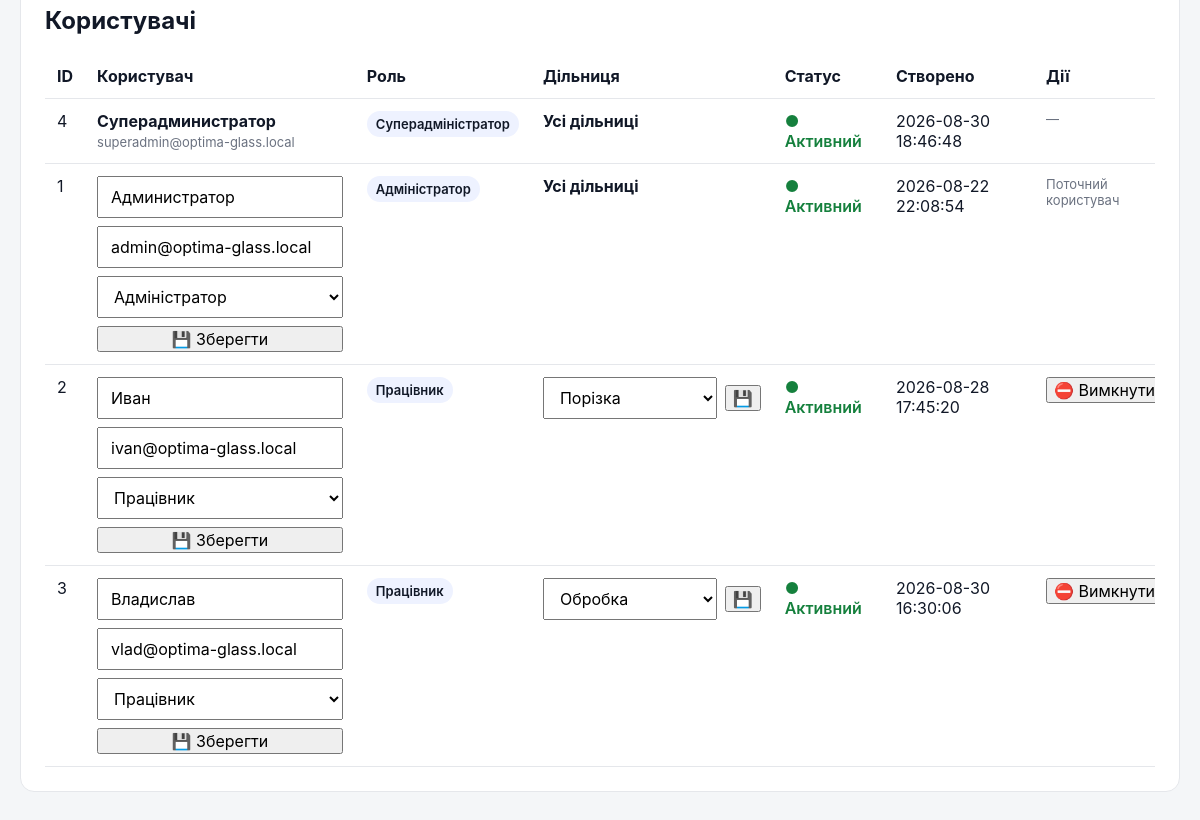
The app's page /employees.php (signed in, lower part), older data.
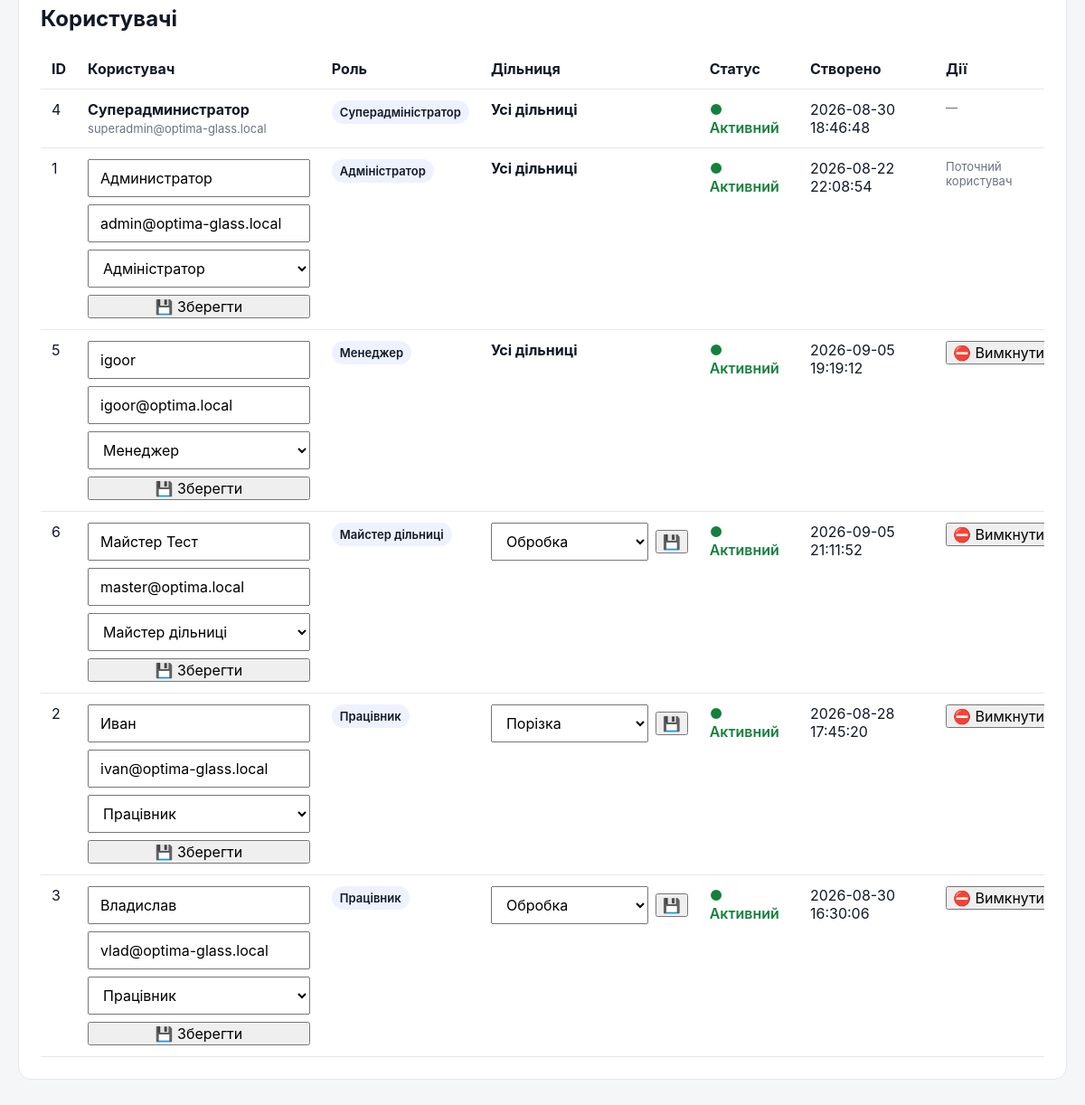
The same page, newer data.
### tables this page shows
CREATE TABLE users (
        id INTEGER PRIMARY KEY AUTOINCREMENT,
        name TEXT NOT NULL,
        email TEXT NOT NULL UNIQUE,
        password TEXT NOT NULL,
        role TEXT NOT NULL DEFAULT 'employee',
        active INTEGER NOT NULL DEFAULT 1,
        created_at TEXT NOT NULL DEFAULT CURRENT_TIMESTAMP
    , stage_id INTEGER REFERENCES production_stages(id));

CREATE TABLE production_stages (
    id INTEGER PRIMARY KEY AUTOINCREMENT,
    name TEXT NOT NULL UNIQUE,
    active INTEGER NOT NULL DEFAULT 1,
    created_at TEXT NOT NULL DEFAULT CURRENT_TIMESTAMP
, execution_mode TEXT NOT NULL DEFAULT 'single');

### src/auth.php (called while the page is built, shortened)
<?php
require_once __DIR__ . '/db.php';
function current_user(): ?array
{
    global $db;
    $stmt = $db->prepare("
        SELECT
            u.id,
            u.name,
            u.email,
            u.role,
            u.active,
            u.stage_id,
            ps.name AS stage_name
        FROM users u
        LEFT JOIN production_stages ps
            ON ps.id = u.stage_id
        WHERE u.id = :id
          AND u.active = 1
        LIMIT 1
    ");
    $stmt->execute([
        ':id' => (int) $_SESSION['user_id'],
    ]);
    $user = $stmt->fetch(PDO::FETCH_ASSOC);
    return $user;
}
function require_user(): array
{
    $user = current_user();
    return $user;
}

### src/permissions.php (called while the page is built, shortened)
<?php
function isSuperAdmin(?array $user = null): bool
{
    $user ??= permissionUser();
    return ($user['role'] ?? '') === 'superadmin';
}
function userRoleId(
    PDO $db,
    array $user
): ?int {
    $role = $user['role'] ?? '';
    $stmt = $db->prepare("
        SELECT id
        FROM roles
        WHERE name = :name
          AND active = 1
        LIMIT 1
    ");
    $stmt->execute([
        ':name' =>
            $role,
    ]);
    $roleId =
        $stmt->fetchColumn();
    return (int) $roleId;
}
function permissionId(
    PDO $db,
    string $permission
): ?int {
    $stmt = $db->prepare("
        SELECT id
        FROM permissions
        WHERE code = :code
          AND active = 1
        LIMIT 1
    ");
    $stmt->execute([
        ':code' =>
            $permission,
    ]);
    $permissionId =
        $stmt->fetchColumn();
    return (int) $permissionId;
}
function can(
    string $permission,
    ?array $user = null
): bool {
    global $db;
    $user ??= permissionUser();
    $permissionId =
        permissionId(
            $db,
            $permission
        );
    $userId =
        (int) $user['id'];
    $userPermissionStmt =
        $db->prepare("
            SELECT
                allowed
            FROM user_permissions
            WHERE user_id = :user_id
              AND permission_id = :permission_id
            LIMIT 1
        ");
    $userPermissionStmt->execute([
        ':user_id' =>
            $userId,
        ':permission_id' =>
            $permissionId,
    ]);
    $userPermission =
        $userPermissionStmt->fetchColumn();
    $roleId =
        userRoleId(
            $db,
            $user
        );
    $rolePermissionStmt =
        $db->prepare("
            SELECT
                allowed
            FROM role_permissions
            WHERE role_id = :role_id
              AND permission_id = :permission_id
            LIMIT 1
        ");
    $rolePermissionStmt->execute([
        ':role_id' =>
            $roleId,
        ':permission_id' =>
            $permissionId,
    ]);
    $rolePermission =
        $rolePermissionStmt->fetchColumn();
    return (int) $rolePermission === 1;
}

### public/employees.php (the view, shortened to what the changed rows need)
<?php
require __DIR__ . '/../src/auth.php';
require __DIR__ . '/../src/permissions.php';
$currentUser = require_user();
function e(?string $value): string
{
    return htmlspecialchars($value ?? '', ENT_QUOTES, 'UTF-8');
}
function roleLabel(string $role): string
{
    return match ($role) {
        'superadmin'      => 'Суперадміністратор',
        'admin'           => 'Адміністратор',
        'manager'         => 'Менеджер',
        'section_manager' => 'Майстер дільниці',
        'employee'        => 'Працівник',
        default           => $role,
    };
}
function roleNeedsStage(string $role): bool
{
    return in_array(
        $role,
        ['employee', 'section_manager'],
        true
    );
}
function allowedRolesForUser(array $currentUser): array
{
    return [
        'admin',
        'manager',
        'section_manager',
        'employee',
    ];
}
function canManageTarget(
    array $currentUser,
    array $targetUser
): bool {
    return ($targetUser['role'] ?? '') !== 'superadmin';
}
$stageStmt = $db->query("
    SELECT id, name
    FROM production_stages
    WHERE active = 1
    ORDER BY id
");
$stages = $stageStmt->fetchAll(PDO::FETCH_ASSOC);
$userStmt = $db->query("
    SELECT
        u.id,
        u.name,
        u.email,
        u.role,
        u.active,
        u.stage_id,
        u.created_at,
        ps.name AS stage_name
    FROM users u
    LEFT JOIN production_stages ps
        ON ps.id = u.stage_id
    ORDER BY
        CASE u.role
            WHEN 'superadmin' THEN 1
            WHEN 'admin' THEN 2
            WHEN 'manager' THEN 3
            WHEN 'section_manager' THEN 4
            WHEN 'employee' THEN 5
            ELSE 6
        END,
        u.id
");
$employees = $userStmt->fetchAll(PDO::FETCH_ASSOC);
$canEdit = can('employees.edit', $currentUser);
$canDisable = can('employees.disable', $currentUser);
$canAssignStage = can('employees.assign_stage', $currentUser);
?>
<!DOCTYPE html>
<html lang="uk">
<head>
    <link
        rel="stylesheet"
        href="/assets/css/app.css"
    >
</head>
<body>
<?php require __DIR__ . '/../src/partials/header.php'; ?>
<main class="employees-page">
    <section class="employees-card">
        <h2>Користувачі</h2>
        <?php if (!$employees): ?>
            <p>Користувачів поки немає.</p>
        <?php else: ?>
            <div class="employees-table-wrap">
                <table class="employees-table">
                    <thead>
                        <tr>
                            <th>ID</th>
                            <th>Користувач</th>
                            <th>Роль</th>
                            <th>Дільниця</th>
                            <th>Статус</th>
                            <th>Створено</th>
                            <th>Дії</th>
                        </tr>
                    </thead>
                    <tbody>
                    <?php foreach ($employees as $employee): ?>
                        <?php
                        $targetManageable =
                            canManageTarget(
                                $currentUser,
                                $employee
                            );
                        $isCurrent =
                            (int) $employee['id'] ===
                            (int) ($currentUser['id'] ?? 0);
                        ?>
                        <tr>
                            <td>
                                <?= (int) $employee['id'] ?>
                            </td>
                            <td>
                                <?php if (
                                    $canEdit
                                    && $targetManageable
                                ): ?>
                                    <form
                                        method="post"
                                        class="inline-edit"
                                    >
                                        <input
                                            type="text"
                                            name="name"
                                            value="<?= e($employee['name']) ?>"
                                            required
                                        >
                                        <input
                                            type="email"
                                            name="email"
                                            value="<?= e($employee['email']) ?>"
                                            required
                                        >
                                        <select
                                            name="role"
                                            required
                                        >
                                            <?php
                                            $editRoles =
                                                allowedRolesForUser(
                                                    $currentUser
                                                );
                                            ?>
                                            <?php foreach ($editRoles as $role): ?>
                                                <option
                                                    value="<?= e($role) ?>"
                                                    <?= $employee['role'] === $role ? 'selected' : '' ?>
                                                >
                                                    <?= e(roleLabel($role)) ?>
                                                </option>
                                            <?php endforeach; ?>
                                        </select>
                                        <button type="submit">
                                            💾 Зберегти
                                        </button>
                                    </form>
                                <?php else: ?>
                                    <strong>
                                        <?= e($employee['name']) ?>
                                    </strong>
                                    <br>
                                    <span class="employee-note">
                                        <?= e($employee['email']) ?>
                                    </span>
                                <?php endif; ?>
                            </td>
                            <td>
                                <span class="role-badge">
                                    <?= e(roleLabel($employee['role'])) ?>
                                </span>
                            </td>
                            <td>
                                <?php if (
                                    roleNeedsStage(
                                        $employee['role']
                                    )
                                ): ?>
                                    <?php if (
                                        $canAssignStage
                                        && $targetManageable
                                    ): ?>
                                        <form
                                            method="post"
                                            class="stage-form"
                                        >
                                            <select
                                                name="stage_id"
                                                required
                                            >
                                                <?php foreach ($stages as $stage): ?>
                                                    <option
                                                        value="<?= (int) $stage['id'] ?>"
                                                        <?= (int) $employee['stage_id'] === (int) $stage['id'] ? 'selected' : '' ?>
                                                    >
                                                        <?= e($stage['name']) ?>
                                                    </option>
                                                <?php endforeach; ?>
                                            </select>
                                            <button type="submit">
                                                💾
                                            </button>
                                        </form>
                                    <?php endif; ?>
                                <?php else: ?>
                                    <strong>
                                        Усі дільниці
                                    </strong>
                                <?php endif; ?>
                            </td>
                            <td>
                                <?php if (
                                    (int) $employee['active'] === 1
                                ): ?>
                                    <span class="employee-active">
                                        ● Активний
                                    </span>
                                <?php else: ?>
                                    <span class="employee-inactive">
                                        ● Вимкнений
                                    </span>
                                <?php endif; ?>
                            </td>
                            <td>
                                <?= e($employee['created_at']) ?>
                            </td>
                            <td>
                                <div class="employee-actions">
                                    <?php if ($isCurrent): ?>
                                        <span class="employee-note">
                                            Поточний користувач
                                        </span>
                                    <?php elseif (
                                        $canDisable
                                        && $targetManageable
                                    ): ?>
                                        <form method="post">
                                            <button type="submit">
                                                <?php if (
                                                    (int) $employee['active'] === 1
                                                ): ?>
                                                    ⛔ Вимкнути
                                                <?php else: ?>
                                                    ✅ Увімкнути
                                                <?php endif; ?>
                                            </button>
                                        </form>
                                    <?php else: ?>
                                        <span class="employee-note">
                                            —
                                        </span>
                                    <?php endif; ?>
                                </div>
                            </td>
                        </tr>
                    <?php endforeach; ?>
                    </tbody>
                </table>
            </div>
        <?php endif; ?>
    </section>
</main>
</body>
</html>

Row changes from the older to the newer data that the page shows:
added users: id "5", name "igoor", email "igoor@optima.local", role "Менеджер", shows "Усі дільниці", active "● Активний", created_at "2026-09-05 19:19:12"
added users: id "6", name "Майстер Тест", email "master@optima.local", role "Майстер дільниці", stage_id "Обробка", active "● Активний", created_at "2026-09-05 21:11:52"
